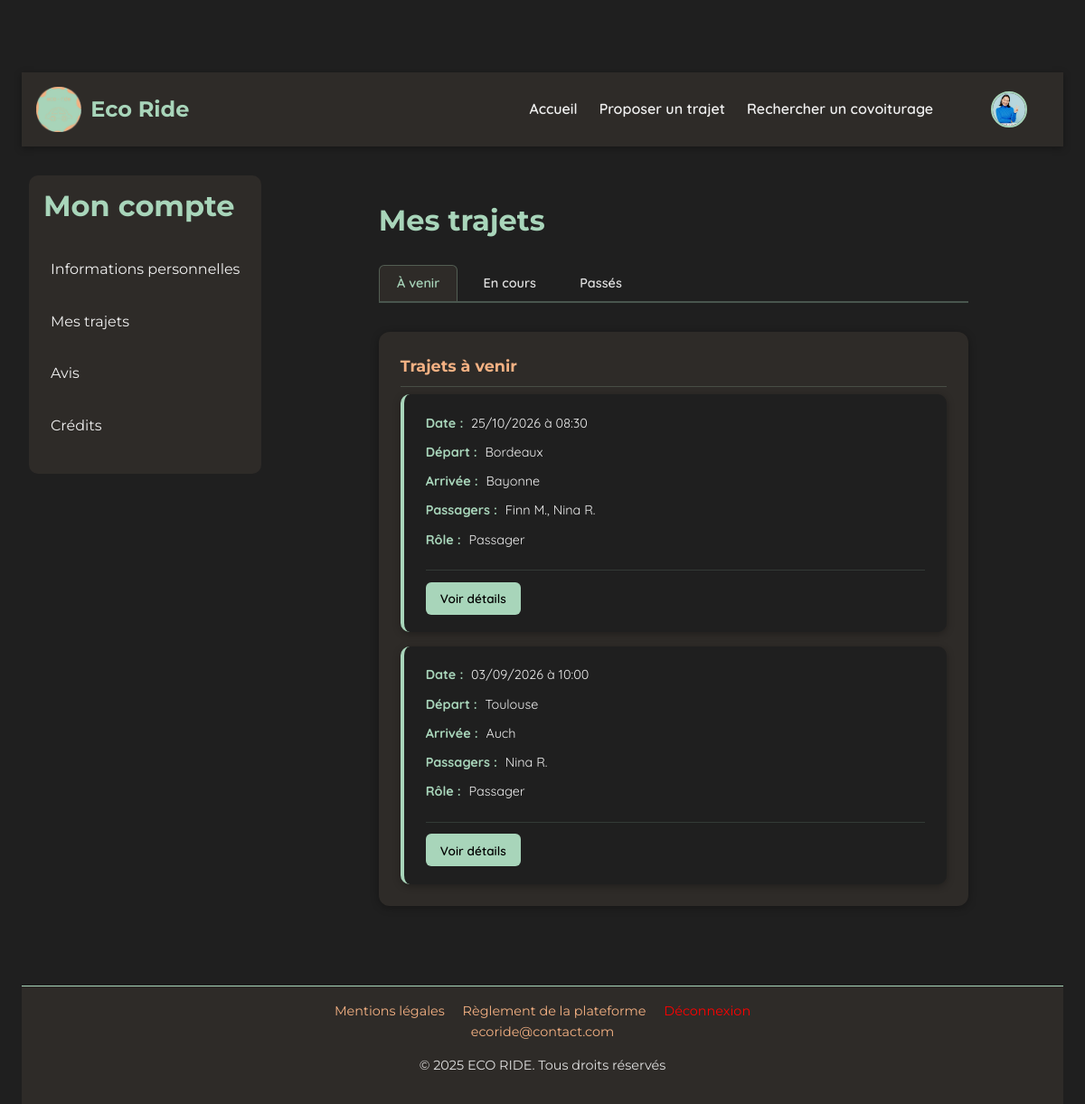
The app's page /PROJET/UTILISATEUR/USR-mes-trajets.php (signed in) with its own data.
### tables this page shows
CREATE TABLE `trajets` (
  `id` int(11) NOT NULL,
  `id_conducteur` int(11) NOT NULL,
  `depart` varchar(255) NOT NULL,
  `arrivee` varchar(255) NOT NULL,
  `etapes` text DEFAULT NULL,
  `commentaire` text DEFAULT NULL,
  `date_depart` date NOT NULL,
  `heure_depart` time NOT NULL,
  `heure_arrivee` time DEFAULT NULL,
  `vehicule_id` int(11) DEFAULT NULL,
  `places_disponibles` int(11) DEFAULT 1,
  `prix` int(11) NOT NULL DEFAULT 2,
  `statut` enum('publie','complet','annule','termine','en_cours') DEFAULT 'publie'
);

CREATE TABLE `utilisateurs` (
  `id` int(11) NOT NULL,
  `nom` varchar(100) NOT NULL,
  `prenom` varchar(100) NOT NULL,
  `email` varchar(150) DEFAULT NULL,
  `mot_de_passe` varchar(255) NOT NULL,
  `role` enum('passager','conducteur','passager-conducteur') NOT NULL,
  `date_naissance` date DEFAULT NULL,
  `bio` text DEFAULT NULL,
  `credits` int(11) DEFAULT 0,
  `date_inscription` datetime DEFAULT current_timestamp(),
  `photo` varchar(255) DEFAULT 'default.jpg',
  `driver_completed` tinyint(1) DEFAULT 0,
  `profile_completed` tinyint(1) DEFAULT 0,
  `suspendu` tinyint(1) NOT NULL DEFAULT 0
);

### PROJET/PHP/mes_trajets.php (the view, shortened to what this page needs)
<?php
require_once __DIR__ . '/connexion.php';
$id_utilisateur = $_SESSION['user_id'] ?? null;
try {
    $stmt = $bdd->prepare("SELECT *, 'conducteur' AS role FROM trajets WHERE id_conducteur = ?");
    $stmt->execute([$id_utilisateur]);
    $trajetsConducteur = $stmt->fetchAll(PDO::FETCH_ASSOC);
} catch (PDOException $e) {
    die("Erreur PDO (conducteur) : " . htmlspecialchars($e->getMessage()));
}
try {
    $stmt = $bdd->prepare("
        SELECT t.*, 'passager' AS role
        FROM trajets t
        JOIN trajets_passagers tp ON t.id = tp.id_trajet
        WHERE tp.id_passager = ?
    ");
    $stmt->execute([$id_utilisateur]);
    $trajetsPassager = $stmt->fetchAll(PDO::FETCH_ASSOC);
} catch (PDOException $e) {
    die("Erreur PDO (passager) : " . htmlspecialchars($e->getMessage()));
}
$trajets = array_merge($trajetsConducteur, $trajetsPassager);
$trajetsFutur   = [];
$trajetsEnCours = [];
$trajetsTermine = [];
$now = new DateTime();
foreach ($trajets as $trajet) {
    $dateTrajet = new DateTime($trajet['date_depart'] . ' ' . $trajet['heure_depart']);
    if ($trajet['statut'] === 'termine') {
        $trajetsTermine[] = $trajet;
    } elseif ($trajet['statut'] === 'en_cours') {
        $trajetsEnCours[] = $trajet;
    } elseif ($dateTrajet > $now) {
        $trajetsFutur[] = $trajet;
    } else {
        $trajetsTermine[] = $trajet;
    }
}
function getPassagers($bdd, $id_trajet) {
    $stmt = $bdd->prepare("
        SELECT u.id, u.nom, u.prenom, tp.note_passager, tp.statut
        FROM trajets_passagers tp
        JOIN utilisateurs u ON tp.id_passager = u.id
        WHERE tp.id_trajet = ?
    ");
    $stmt->execute([$id_trajet]);
    return $stmt->fetchAll(PDO::FETCH_ASSOC);
}
function afficherTrajet($trajet, $bdd, $id_utilisateur) {
    $passagers = getPassagers($bdd, $trajet['id']);
    $date_fmt  = date('d/m/Y', strtotime($trajet['date_depart']));
    $heure_fmt = substr($trajet['heure_depart'], 0, 5);
    echo '<div class="trip-card">';
    echo '<p><strong>Date :</strong> ' . $date_fmt . ' à ' . $heure_fmt . '</p>';
    echo '<p><strong>Départ :</strong> ' . htmlspecialchars($trajet['depart']) . '</p>';
    echo '<p><strong>Arrivée :</strong> ' . htmlspecialchars($trajet['arrivee']) . '</p>';
    if (!empty($passagers)) {
        $listePassagers = array_map(fn($p) => htmlspecialchars($p['prenom'] . ' ' . $p['nom']), $passagers);
        echo '<p><strong>Passagers :</strong> ' . implode(', ', $listePassagers) . '</p>';
    }
    echo '<p><strong>Rôle :</strong> ' . ($trajet['role'] === 'conducteur' ? 'Conducteur' : 'Passager') . '</p>';
    echo '<div class="trip-card-actions">';
    echo '<a href="USR-details-trajet.php?id=' . $trajet['id'] . '" class="btn-details">Voir détails</a>';
    echo '</div>';
    echo '</div>';
}

### PROJET/UTILISATEUR/USR-mes-trajets.php (shortened to what this page needs)
<?php
require_once __DIR__ . '/../PHP/mes_trajets.php';
?>
<!DOCTYPE html>
<html lang="fr">
<head>
    <link rel="stylesheet" href="../CSS/style_global.css">
    <link rel="stylesheet" href="../CSS/CSS UTILISATEUR/USR-mes-trajets.css">
</head>
<body>
<?php include('../COMPONENTS/COMP-header.php'); ?>
<main>
    <section class="mes-trajets">
        <h2>Mes trajets</h2>
        <nav class="trips-tab">
            <ul>
                <li><a href="#upcoming">À venir</a></li>
                <li><a href="#ongoing">En cours</a></li>
                <li><a href="#past">Passés</a></li>
            </ul>
        </nav>
        <div id="upcoming">
            <h3>Trajets à venir</h3>
            <?php if (!empty($trajetsFutur)): ?>
                <?php foreach ($trajetsFutur as $trajet): ?>
                    <?php afficherTrajet($trajet, $bdd, $id_utilisateur); ?>
                <?php endforeach; ?>
            <?php else: ?>
                <p>Aucun trajet à venir.</p>
            <?php endif; ?>
        </div>
    </section>
</main>
<?php include('../COMPONENTS/COMP-footer.php'); ?>
</body>
</html>

### PROJET/CSS/style_global.css (style rules this page uses)
:root { --vert-doux: #a8d5ba; --orange-doux: #f4b183; --beige-fonce: #2e2b28; --gris-doux: #e0e0e0; --texte: #f0f0f0; --fond: #1f1f1f; --shadow: rgba(0, 0, 0, 0.3); }
main { display: flex; gap: 2rem; padding: 2rem 0.5rem; align-items: flex-start; }
* { box-sizing: border-box; }
html { scroll-behavior: smooth; }
body { font-family: 'Century Gothic', 'Montserrat', 'Quicksand', sans-serif; font-weight: 400; line-height: 1.6; background-color: var(--fond); color: var(--texte); margin: 0; padding: 80px 1.5rem 0 1.5rem; }
h1, h2, h3 { font-family: 'Montserrat', 'Century Gothic', sans-serif; color: var(--vert-doux); margin-top: 0; font-weight: 700; }
h2 { font-size: 2rem; margin-bottom: 0.5rem; }
a { color: var(--orange-doux); text-decoration: none; transition: color 0.3s ease; }
.nav-links { color: var(--texte); text-decoration: none; }
section { max-width: 1100px; margin: 0 auto; padding: 2rem 1.5rem; }
section h2 { font-size: 2rem; margin-bottom: 1rem; color: var(--vert-doux); }
section p { font-family: 'Quicksand', sans-serif; font-size: 1rem; line-height: 1.8; margin-bottom: 1.5rem; }
a, button { transition: all 0.3s ease; }
.menu-principal { background-color: var(--beige-fonce); border-radius: 10px; }
.menu-section { margin-bottom: 0; }
.menu-principal .menu-section { padding: 0.5rem 1rem; }
.menu-li { list-style: none; padding-left: 0; font-weight: 400; }
.menu-item { padding: 1em 0.5em; cursor: pointer; border-radius: 4px; transition: background-color 0.3s ease; font-weight: 400; }
.menu-item a { color: var(--texte); }

### PROJET/CSS/CSS UTILISATEUR/USR-mes-trajets.css (style rules this page uses)
section.mes-trajets { flex: 1; padding: 1.5rem; max-width: 700px; }
section.mes-trajets h2 { color: var(--vert-doux); margin-bottom: 1.5rem; }
.trips-tab ul { display: flex; gap: 0.5rem; list-style: none; padding: 0; margin-bottom: 2rem; border-bottom: 2px solid rgba(168, 213, 186, 0.3); }
.trips-tab li { margin: 0; }
.trips-tab a { display: inline-block; padding: 0.5rem 1.2rem; border-radius: 6px 6px 0 0; background-color: transparent; color: var(--gris-doux); font-weight: 600; font-family: 'Quicksand', sans-serif; font-size: 0.9rem; transition: all 0.2s ease; border: 1px solid transparent; border-bottom: none; text-decoration: none; }
.trips-tab a.active { background-color: var(--beige-fonce); color: var(--vert-doux); border-color: rgba(168, 213, 186, 0.3); }
#upcoming, #ongoing, #past { background-color: var(--beige-fonce); padding: 1.5rem; border-radius: 12px; box-shadow: 0 2px 10px var(--shadow); margin-bottom: 2rem; display: flex; flex-direction: column; gap: 1rem; }
#upcoming h3, #ongoing h3, #past h3 { margin: 0 0 0.5rem 0; color: var(--orange-doux); font-size: 1.1rem; padding-bottom: 0.5rem; border-bottom: 1px solid rgba(168, 213, 186, 0.2); }
.trip-card { background-color: var(--fond); padding: 1.2rem 1.5rem; border-radius: 10px; border-left: 4px solid var(--vert-doux); box-shadow: 0 2px 8px var(--shadow); transition: transform 0.2s ease, box-shadow 0.2s ease; display: flex; flex-direction: column; gap: 0.4rem; font-family: 'Quicksand', sans-serif; margin-bottom: 1rem; max-width: 700px; }
.trip-card:last-child { margin-bottom: 0; }
.trip-card p { margin: 0; font-size: 0.9rem; color: var(--texte); }
.trip-card p strong { color: var(--vert-doux); margin-right: 0.3rem; }
.trip-card-actions { display: flex; flex-wrap: wrap; gap: 0.5rem; margin-top: 0.8rem; padding-top: 0.8rem; border-top: 1px solid rgba(168, 213, 186, 0.15); }
.btn-details { display: inline-block; padding: 0.45rem 1rem; background-color: var(--vert-doux); color: black; border-radius: 6px; font-weight: 600; font-size: 0.85rem; text-decoration: none; transition: background-color 0.2s ease; }

### records on screen
trajets: date_depart "25/10/2026", heure_depart "08:30", depart "Bordeaux", arrivee "Bayonne", listePassagers "Finn M., Nina R."
trajets: date_depart "03/09/2026", heure_depart "10:00", depart "Toulouse", arrivee "Auch", utilisateurs.prenom+nom "Nina R."
